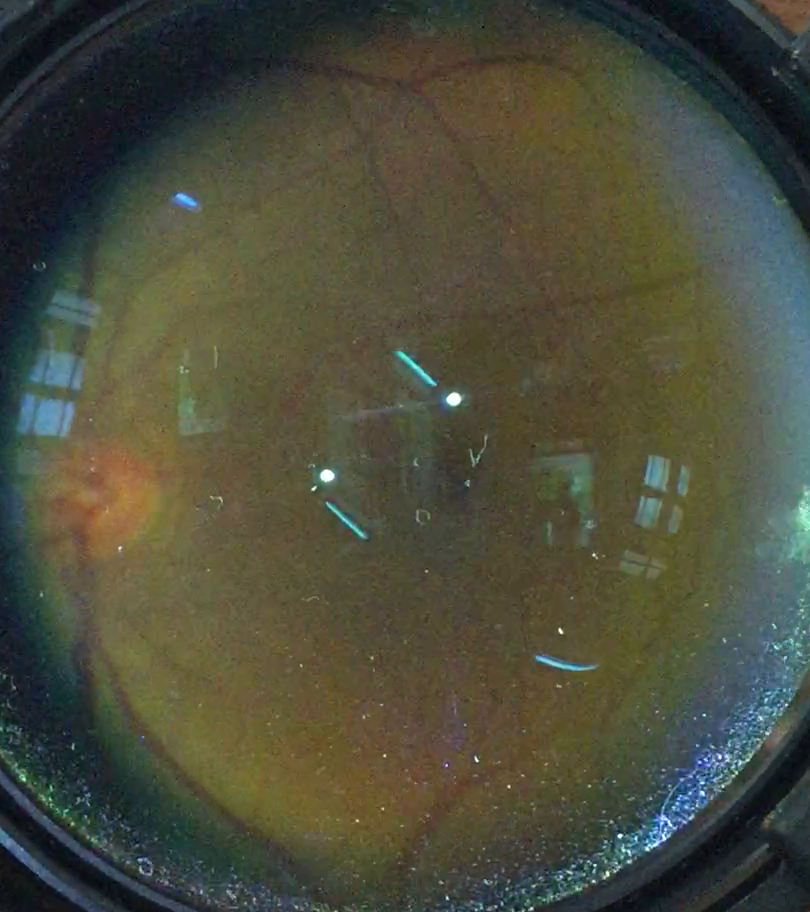
#> input picture experiments/C001R_Cut/C001R01-2.png, 810 x 912 px, given as the content of the folder /data/simon/ownCloud/Data/Reflection Dataset/raw_images/, which was not available
$ python glare_removal.py -i ../../experiments/C001R_Cut
#> lines starting #> are read from the running program, lines starting #| are printed output that depends on the picture; after the words box and inside, x2 and y2 are one past the last pixel; in counts of white or black regions, pixels touching at a corner belong together; pictures that were not available may be replaced by others from this repository, and a replacement may not be noted
### include/utils.py
import os
from os.path import join
import cv2
import numpy as np
import matplotlib.pyplot as plt
from skvideo import io
import time_wrap as tw
from mpl_toolkits.axes_grid1 import ImageGrid
from skimage import exposure, img_as_ubyte
from concurrent.futures import ProcessPoolExecutor, as_completed
import multiprocessing
import sys


"""
Helper methods useful to manipulate images and videos
"""


def load_images(path: str = './C001R_Cut', img_type: str = 'jpg') -> list:
    frames = []
    paths = [f for f in os.listdir(path) if f.endswith(img_type)]
    print(f'UTIL> Found {len(paths)} frames in folder {path}: {paths}')

    for p in paths:
        image_path = os.path.join(os.getcwd(), path, p)
        image = cv2.imread(image_path)
        frames.append(image)

    return frames


# [43 lines left out: functions load_image, show_image, show_image_row, print_progress_bar, not called in this run]


def float2gray(img: np.array) -> np.array:
    return np.uint8(cv2.normalize(img, dst=None, alpha=0, beta=255, norm_type=cv2.NORM_MINMAX))


# [19 lines left out: function pad_image_to_size, not called in this run]


################### Image functions ##################
def get_retina_mask(img: np.ndarray, radius_reduction: int = 20, hough_param: int = 75, min_radius = 300, speedup = 4) -> (np.ndarray, tuple):
    h, w = img.shape[0] // speedup, img.shape[1] // speedup
    gray = cv2.cvtColor(img, cv2.COLOR_BGR2GRAY)
    gray = cv2.resize(gray, dsize=(w, h))
    img_blur = cv2.medianBlur(gray, 3)

    min_radius = min_radius // speedup
    mask = np.zeros((img.shape[0], img.shape[1]), dtype='uint8')
    circle = None

    # detect lens
    small_circles = cv2.HoughCircles(img_blur, cv2.HOUGH_GRADIENT, 1, gray.shape[0] / 8, minRadius=min_radius,
                                     maxRadius=min_radius+(300 // speedup), param1=hough_param, param2=60)
    if small_circles is not None:
        small_circles = np.round(small_circles[0, :]).astype("int")
        small_circles = [(x, y, r) for (x, y, r) in small_circles if
                         gray.shape[0] / 3 < y < gray.shape[0] / 3 * 2 and gray.shape[1] / 3 < x < gray.shape[1] / 3 * 2]
        circle = sorted(small_circles, key=lambda xyr: xyr[2])[0] if len(small_circles) > 0 else None

    if circle is not None:
        (x, y, r) = circle

        r -= radius_reduction
        cv2.circle(mask, (x*speedup, y*speedup), r*speedup, (255, 255, 255,), thickness=-1)
        return cv2.cvtColor(mask, cv2.COLOR_GRAY2BGR), (x*speedup, y*speedup, r*speedup)
    else:
        print('UTIL> No mask found')
        return cv2.cvtColor(mask, cv2.COLOR_GRAY2BGR), (0, 0, 0)

# [33 lines left out: function get_retina_mask_old, not called in this run]


def enhance_contrast_image(img: np.ndarray, clip_limit: float = 3.0, tile_size: int = 8) -> np.ndarray:
    lab = cv2.cvtColor(img, cv2.COLOR_BGR2LAB)
    l, a, b = cv2.split(lab)
    clahe = cv2.createCLAHE(clipLimit=clip_limit, tileGridSize=(tile_size, tile_size))
    cl = clahe.apply(l)
    # cl = cv2.equalizeHist(l)
    ca = clahe.apply(a)
    cb = clahe.apply(b)

    limg = cv2.merge((cl, a, b))
    final = cv2.cvtColor(limg, cv2.COLOR_LAB2BGR)
    return final


def crop_to_circle(img: np.ndarray, circle) -> np.ndarray:
    x, y, r = circle
    return img[y - r:y + r, x - r:x + r, :]


# [182 lines left out: functions show_means, get_hsv_colors, plot_historgram_one_channel, do_five_crop, draw_image_grid, extract_frames and 2 more, not called in this run]

### include/time_wrap.py
import time
from functools import wraps

PROF_DATA = {}


def profile(fn):
    # [10 lines left out: function with_profiling, not called in this run]

    return with_profiling

### include/unglarer.py
import cv2
from utils import show_image_row, show_image, show_means, get_hsv_colors, float2gray
import numpy as np


class GlareRemover:
    """
    Class for training and prediction of glares in image files using an GMM
    """
    def __init__(self, num_cluster: int = 5, masked_class: int = 1, model_path='./gmm_model_3.mod', matrix_type=cv2.ml.EM_COV_MAT_GENERIC):
        self.n = num_cluster
        self.model_path = model_path
        self.data = []
        self.criterion = (cv2.TERM_CRITERIA_EPS, 100, 0.01)
        self.matrix_type = matrix_type
        self.current_model = None
        self.masked_class = masked_class

    # [22 lines left out: function train, not called in this run]
        # [4 lines of commented-out code are left out]

    def set_training_data(self, imgs: list) -> None:
        self.data.extend(imgs)

    def get_training_data(self) -> list:
        return self.data

    def show_training_data(self) -> None:
        show_image_row(self.data, 'GMM Training Data')

    def show_means(self) -> None:
        if self.current_model is None:
            self.current_model = cv2.ml.EM_load(self.model_path)

        show_means(self.current_model.getMeans(), self.current_model.getWeights())

    # [121 lines left out: functions test_thresholds, predict, predict_joined_prob, get_probability_map, get_glare_mask, get_glare_percentage and 2 more, not called in this run]

### scripts/legacy/glare_removal.py
import sys
import matplotlib.pyplot as plt
import argparse
import cv2
from os.path import join
from utils import show_image, load_images, show_image_row, enhance_contrast_image, \
    get_retina_mask, get_hsv_colors, show_means, float2gray, print_progress_bar
import os
import unglarer as ug

# [6 lines of commented-out code are left out]

def run(input_path, output_path, model_path):
#> called with input_path = '../../experiments/C001R_Cut'
    unglarer: ug.GlareRemover = ug.GlareRemover(model_path=model_path, masked_class=3)

    images = load_images('/data/simon/ownCloud/Data/Reflection Dataset/raw_images/', img_type='png')
#> in load_images, image is the input picture: shape (912, 810, 3); mean B, G, R 60.6, 76.9, 75.8
#> images = 1 item
    images2 = load_images('./C001R_Cut/', img_type='png')
#> images2 = 2 items

    images_subset = [images[i] for i in range(0, len(images))]
#> images_subset = 1 item
    images_subset.extend(images2)
    images_subset = [enhance_contrast_image(img, clip_limit=3.5, tile_size=12) for img in images_subset]
#> in enhance_contrast_image, `lab = cv2.cvtColor(img, cv2.COLOR_BGR2LAB)`: lab: shape (912, 810, 3); mean of channels 0, 1, 2 81.7, 125.2, 137.4
#> in enhance_contrast_image, `limg = cv2.merge((cl, a, b))`: limg: shape (912, 810, 3); mean of channels 0, 1, 2 104.7, 125.2, 137.4
#> call 3 of enhance_contrast_image, with clip_limit = 3.5, tile_size = 12
#> in enhance_contrast_image (call 3), `lab = cv2.cvtColor(img, cv2.COLOR_BGR2LAB)`: lab: shape (879, 876, 3); mean of channels 0, 1, 2 69.5, 126.2, 139.6
#> in enhance_contrast_image (call 3), `ca = clahe.apply(a)`:
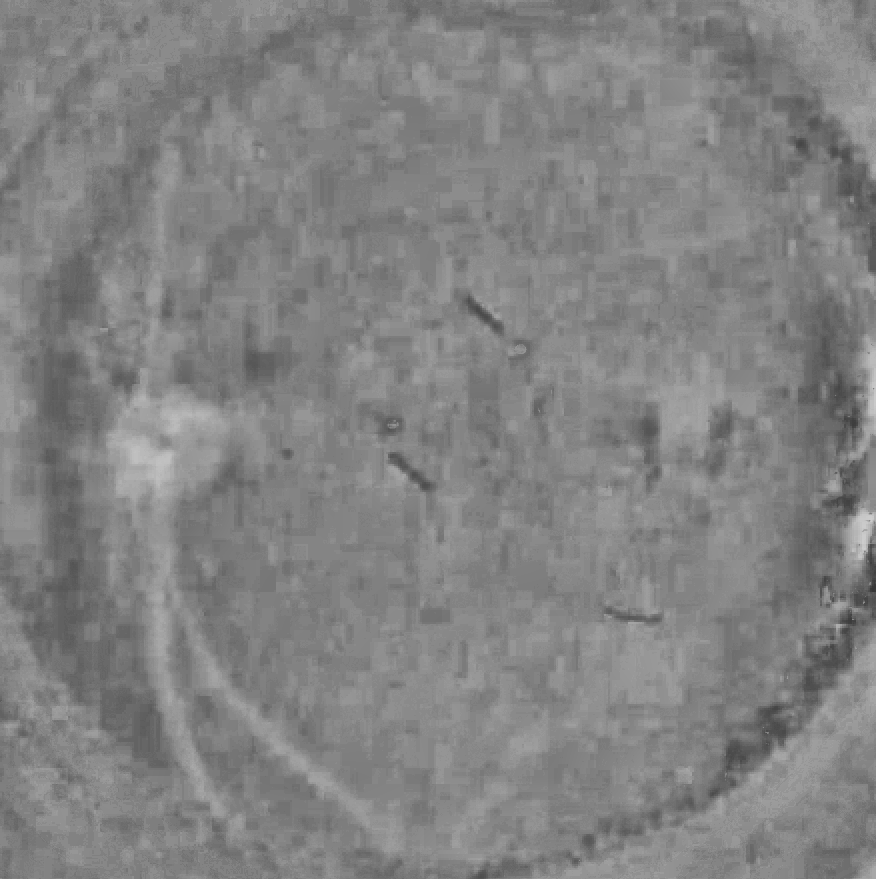
#> ca: shape (879, 876); min 54, max 205, mean 130
#> in enhance_contrast_image (call 3), `cb = clahe.apply(b)`:
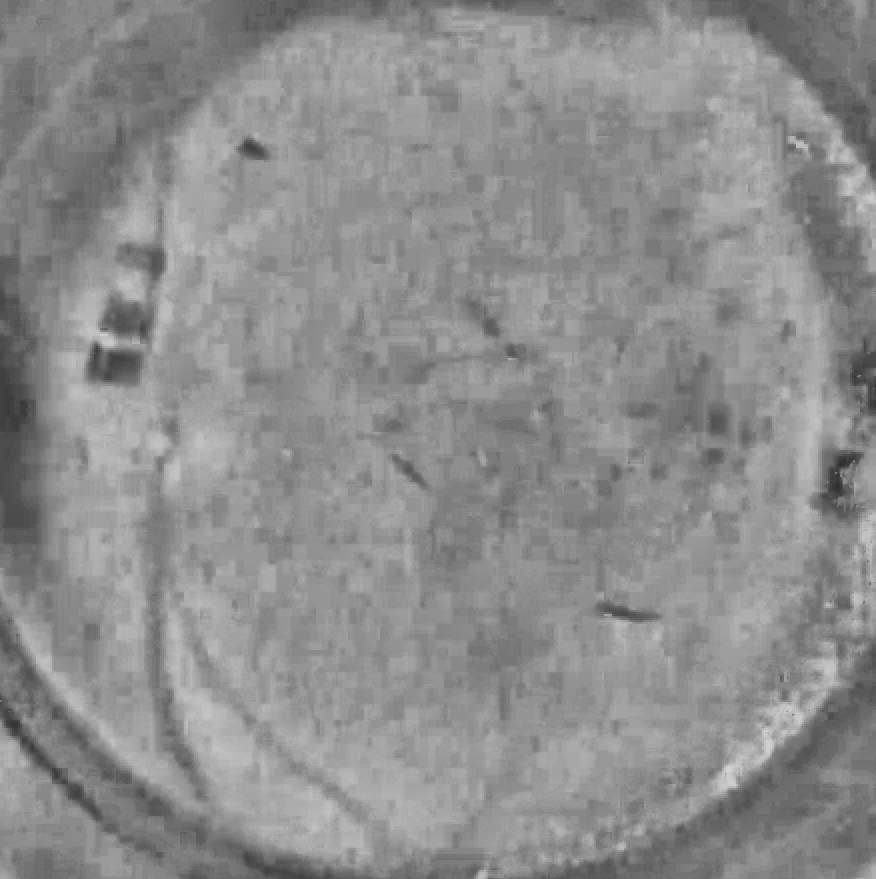
#> cb: shape (879, 876); min 48, max 213, mean 141.2
#> in enhance_contrast_image (call 3), `limg = cv2.merge((cl, a, b))`: limg: shape (879, 876, 3); mean of channels 0, 1, 2 94.4, 126.2, 139.6
#> in enhance_contrast_image (call 3), `final = cv2.cvtColor(limg, cv2.COLOR_LAB2BGR)`:
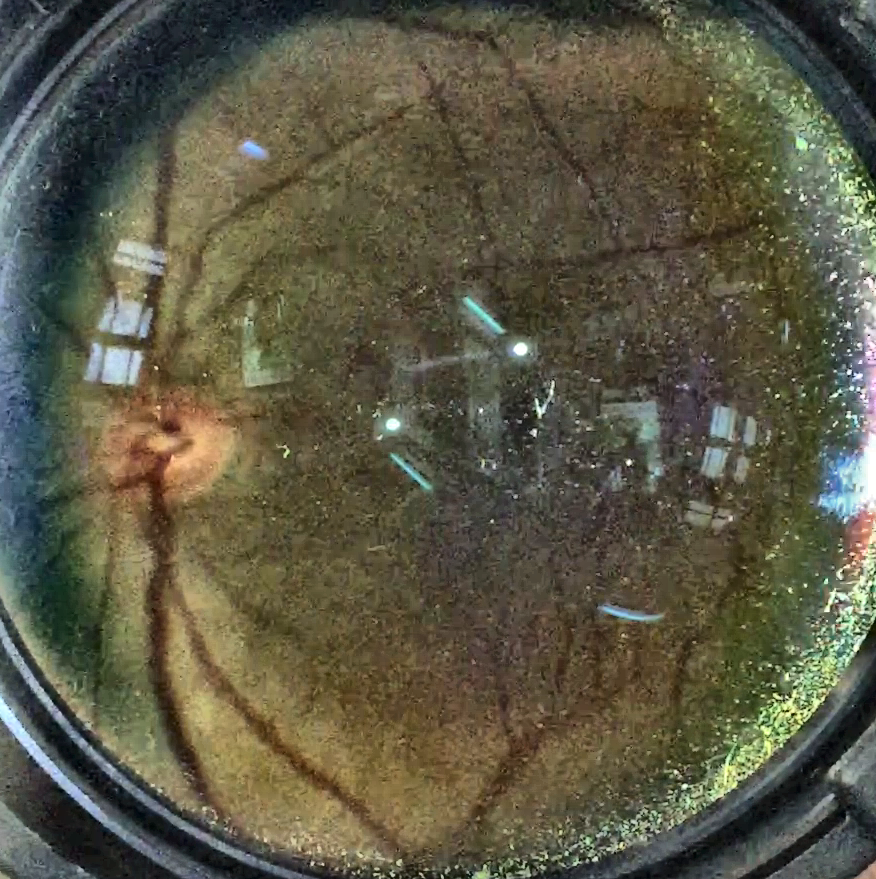
#> final: shape (879, 876, 3); mean B, G, R 69.2, 88.5, 91.4
#> images_subset = 3 items
    images_subset = [cv2.bitwise_and(img, get_retina_mask(img)[0]) for img in images_subset]
#> in get_retina_mask, `img_blur = cv2.medianBlur(gray, 3)`:
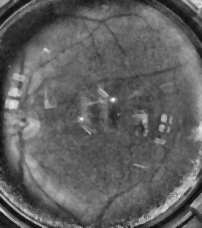
#> img_blur: shape (228, 202); min 13, max 249, mean 96
#> in get_retina_mask, `small_circles = cv2.HoughCircles(img_blur, cv2.HOUGH_GRADIENT, 1, gray..`: small_circles = [[105.5, 129.5, 95.4], [89.5, 98.5, 84.3], [119.5, 101.5, 77.7]]
#> in get_retina_mask, `small_circles = np.round(small_circles[0, :]).astype("int")`: small_circles = [[106, 130, 95], [90, 98, 84], [120, 102, 78]]
#> in get_retina_mask, `small_circles = [(x, y, r) for (x, y, r) in small_circles if gray.shap..`: small_circles = [(106, 130, 95), (90, 98, 84), (120, 102, 78)]
#> in get_retina_mask, `circle = sorted(small_circles, key=lambda xyr: xyr[2])[0] if len(small..`: circle = (120, 102, 78)
#> in get_retina_mask, `(x, y, r) = circle`: x = 120; y = 102; r = 78
#> in get_retina_mask, `r -= radius_reduction`: r = 58
#> in get_retina_mask, `cv2.circle(mask, (x*speedup, y*speedup), r*speedup, (255, 255, 255,), ..`:
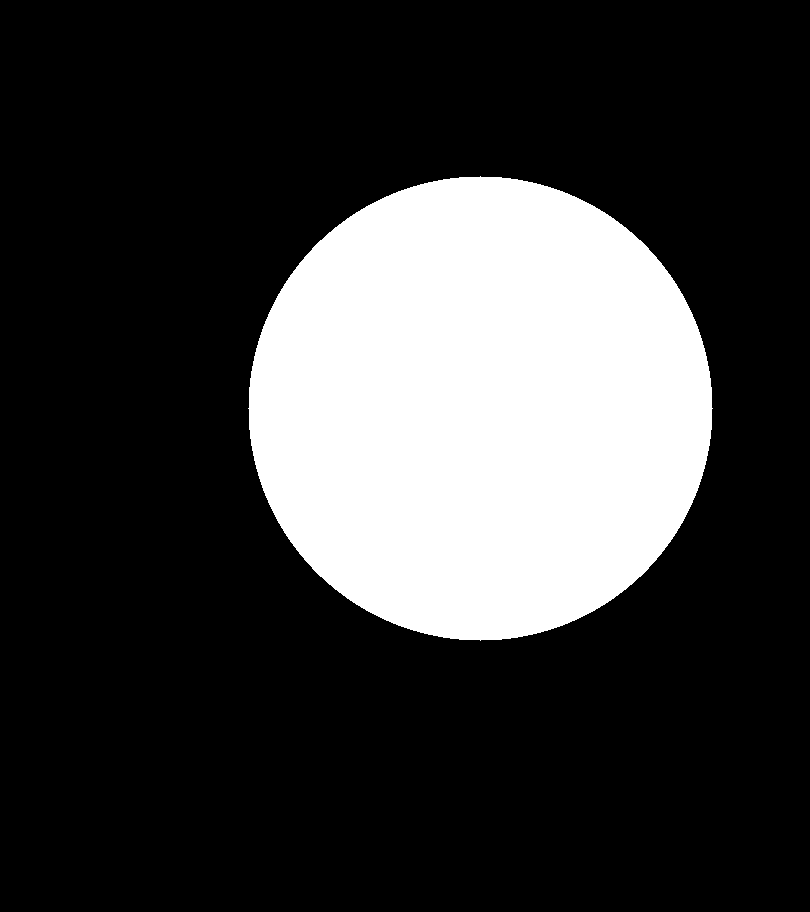
#> mask: shape (912, 810); 22.9% white; 1 white region, box (x1, y1, x2, y2) and area: (248, 176, 713, 641) 169049
#> call 3 of get_retina_mask, with radius_reduction = 20, hough_param = 75, min_radius = 300, speedup = 4
#> in get_retina_mask (call 3), `h, w = img.shape[0] // speedup, img.shape[1] // speedup`: h = 219
#> in get_retina_mask (call 3), `img_blur = cv2.medianBlur(gray, 3)`:
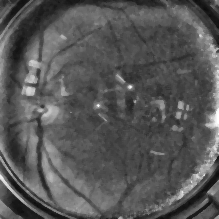
#> img_blur: shape (219, 219); min 12, max 255, mean 86.2
#> in get_retina_mask (call 3), `small_circles = cv2.HoughCircles(img_blur, cv2.HOUGH_GRADIENT, 1, gray..`: small_circles = [[109.5, 109.5, 107.7], [133.5, 124.5, 86.6], [101.5, 82.5, 83.4], [130.5, 87.5, 76.7]]
#> in get_retina_mask (call 3), `small_circles = np.round(small_circles[0, :]).astype("int")`: small_circles = [[110, 110, 108], [134, 124, 87], [102, 82, 83], [130, 88, 77]]
#> in get_retina_mask (call 3), `small_circles = [(x, y, r) for (x, y, r) in small_circles if gray.shap..`: small_circles = [(110, 110, 108), (134, 124, 87), (102, 82, 83), (130, 88, 77)]
#> in get_retina_mask (call 3), `circle = sorted(small_circles, key=lambda xyr: xyr[2])[0] if len(small..`: circle = (130, 88, 77)
#> in get_retina_mask (call 3), `(x, y, r) = circle`: x = 130; y = 88; r = 77
#> in get_retina_mask (call 3), `r -= radius_reduction`: r = 57
#> in get_retina_mask (call 3), `cv2.circle(mask, (x*speedup, y*speedup), r*speedup, (255, 255, 255,), ..`:
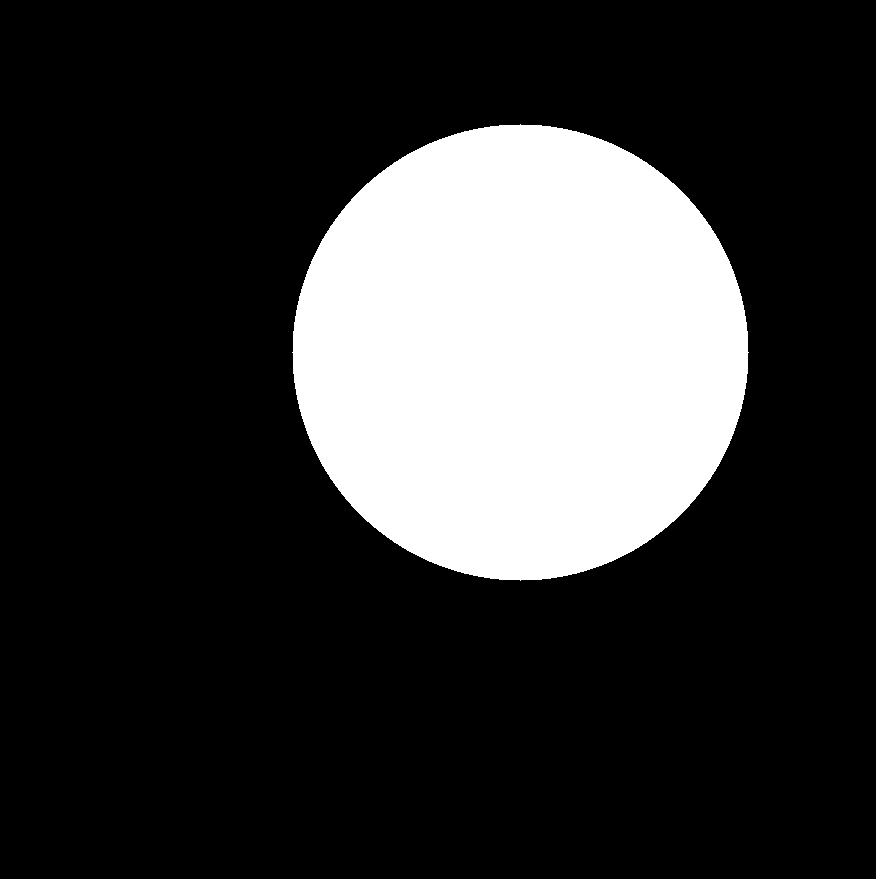
#> mask: shape (879, 876); 21.2% white; 1 white region, box (x1, y1, x2, y2) and area: (292, 124, 749, 581) 163253
    unglarer.set_training_data(images_subset)

    #unglarer.show_training_data()
    #unglarer.train()
    unglarer.show_means()

    masked_images = []
    files = os.listdir(input_path)
    test_images = [cv2.imread(join(input_path, f)) for f in files]
    for img in test_images:
        mask = unglarer.get_glare_mask(img, show_mask=False, joined_prob=False)
        percentage = unglarer.get_glare_percentage(img, mask)
        masked_images.append((cv2.bitwise_and(img, cv2.cvtColor(mask, code=cv2.COLOR_GRAY2BGR)), percentage))

    #[show_image(img, name=f'Masked images - {percentage:.2f}%') for img, percentage in masked_images]
    [cv2.imwrite(join(output_path, name), f) for name, f in zip(files, masked_images)]


'''
Experimenting GMM
'''
if __name__ == '__main__':
    print(f'INFO> Using python version {sys.version_info}')
    print(f'INFO> Using opencv version {cv2.__version__}')

    parser = argparse.ArgumentParser(description='Script to remove glare from images')
    parser.add_argument('--input', '-i', help='Absolute path to input folder')
    parser.add_argument('--output', '-o', help='Absolute path to output folder')
    parser.add_argument('--model', help='Absolute path to GMM model used for prediction')
    args = parser.parse_args()

#> (the run stopped early here; a loop or call above may not have finished)
